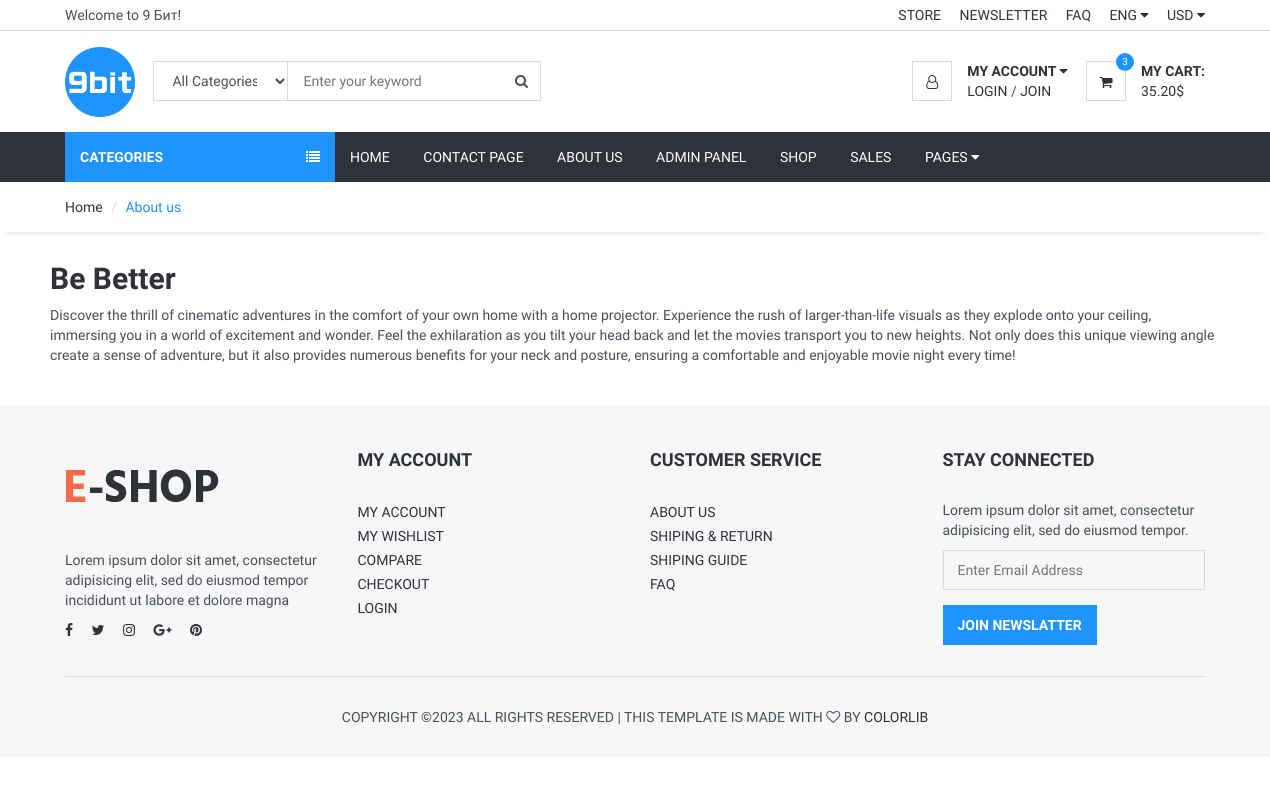
Screenshot of /aboutus/ with the database file from the repository.
### home/models.py (models this page shows, shortened)
class Setting(models.Model):
    STATUS = (
        ('True', 'True'),
        ('False', 'False'),
    )
    title = models.CharField(max_length=150)
    keywords = models.CharField(max_length=255)
    description = models.CharField(max_length=255)
    company = models.CharField(max_length=50)
    address = models.CharField(blank=True,max_length=100)
    phone = models.CharField(blank=True,max_length=15)
    fax = models.CharField(blank=True,max_length=15)
    email = models.CharField(blank=True,max_length=50)
    smtpserver = models.CharField(blank=True,max_length=50)
    smtpemail = models.CharField(blank=True,max_length=50)
    smtppassword = models.CharField(blank=True,max_length=10)
    smtpport = models.CharField(blank=True,max_length=5)
    icon = models.ImageField(blank=True,upload_to='images/')
    facebook = models.CharField(blank=True,max_length=50)
    instagram = models.CharField(blank=True,max_length=50)
    twitter = models.CharField(blank=True,max_length=50)
    youtube = models.CharField(blank=True, max_length=50)
    aboutus = RichTextField(blank=True)
    contact = RichTextField(blank=True)
    references = RichTextField(blank=True)
    status=models.CharField(max_length=10,choices=STATUS)
    create_at=models.DateTimeField(auto_now_add=True)
    update_at=models.DateTimeField(auto_now=True)

### home/views.py (the view)
# urls.py: path('aboutus/', views.aboutus, name='aboutus'),
def aboutus(request):
    setting = Setting.objects.filter(status=True).first()
    category = Category.objects.all()
    context = {'setting':setting, 'category':category}
    return render(request,'home/aboutus.html',context)

### home/templates/home/aboutus.html (shortened to what this page needs)
{% extends 'home/layout.html' %}
{% load static %}
{% block sidebar %}{% include 'home/sidebar.html' %}{% endblock %}
{% block content %}
	<div id="breadcrumb">
		<div class="container">
			<ul class="breadcrumb">
				<li><a href="{% url 'index' %}">Home</a></li>
				<li class="active">About us</li>
			</ul>
		</div>
	</div>
	<div class="section">
		<div class="container">
			<div class="row">
				{{ setting.aboutus|safe }}
			</div>
		</div>
	</div>
{% endblock %}
{% block foot %}{% include 'home/footer.html' %}{% endblock %}

### home/templates/home/header.html (shortened to what this page needs)
{% load static %}
{% load mptt_tags %}
<link rel="stylesheet" href="https://ajax.googleapis.com/ajax/libs/jqueryui/1.11.4/themes/smoothness/jquery-ui.css">
	<header>
		<div id="top-header">
			<div class="container">
				<div class="pull-left">
					<span> Welcome to {{ setting.company }}! </span>
				</div>
				<div class="pull-right">
					<ul class="header-top-links">
						<li><a href="#">Store</a></li>
						<li><a href="#">Newsletter</a></li>
						<li><a href="#">FAQ</a></li>
						<li class="dropdown default-dropdown">
							<a class="dropdown-toggle" data-toggle="dropdown" aria-expanded="true">ENG <i class="fa fa-caret-down"></i></a>
						</li>
						<li class="dropdown default-dropdown">
							<a class="dropdown-toggle" data-toggle="dropdown" aria-expanded="true">USD <i class="fa fa-caret-down"></i></a>
						</li>
					</ul>
				</div>
			</div>
		</div>
		<div id="header">
			<div class="container">
				<div class="pull-left">
					<div class="header-logo">
						<a class="logo" href="{% url 'index' %}">
							<img src="{{ setting.icon.url }}" alt="">
						</a>
					</div>
					<div class="header-search">
						<form method="POST" action="/search/">
							<input id="query" name="query" class="input search-input" type="text" placeholder="Enter your keyword">
							<select id="cat" name="cat" class="input search-categories">
								<option value="0">All Categories</option>
							</select>
							<button class="search-btn"><i class="fa fa-search"></i></button>
						</form>
					</div>
				</div>
				<div class="pull-right">
					<ul class="header-btns">
						<li class="header-account dropdown default-dropdown">
							<div class="dropdown-toggle" role="button" data-toggle="dropdown" aria-expanded="true">
								<div class="header-btns-icon">
									<i class="fa fa-user-o"></i>
								</div>
								<strong class="text-uppercase">My Account <i class="fa fa-caret-down"></i></strong>
							</div>
							<a href="#" class="text-uppercase">Login</a> / <a href="#" class="text-uppercase">Join</a>
						</li>
						<li class="header-cart dropdown default-dropdown">
							<a class="dropdown-toggle" data-toggle="dropdown" aria-expanded="true">
								<div class="header-btns-icon">
									<i class="fa fa-shopping-cart"></i>
									<span class="qty">3</span>
								</div>
								<strong class="text-uppercase">My Cart:</strong>
								<br>
								<span>35.20$</span>
							</a>
						</li>
					</ul>
				</div>
			</div>
		</div>
	</header>

### static/css/style.css (style rules this page uses)
body { font-family: 'Hind', sans-serif; color: #4A4E5A; overflow-x: hidden; }
h1, h2, h3, h4, h5, h6 { color: #30323A; margin: 0 0 10px; font-weight: 700; }
a { color: #30323A; -webkit-transition: 0.3s color; transition: 0.3s color; }
strong { color: #30323A; }
ul, ol { margin: 0; padding: 0; list-style: none }
.input { width: 100%; height: 40px; padding: 0px 15px; border: none; background-color: transparent; -webkit-box-shadow: 0px 0px 0px 1px #DADADA inset, 0px 0px 0px 5px transparent; box-shadow: 0px 0px 0px 1px #DADADA inset, 0px 0px 0px 5px transparent; -webkit-transition: 0.3s all; transition: 0.3s all; }
.section { padding-top: 30px; padding-bottom: 30px; }
#breadcrumb { -webkit-box-shadow: 0px 6px 6px -6px rgba(0, 0, 0, 0.175); box-shadow: 0px 6px 6px -6px rgba(0, 0, 0, 0.175); }
.breadcrumb { background-color: transparent; border: none; border-radius: 0px; padding: 15px 0px; margin: 0; }
.breadcrumb>.active { color: #1F93FF; }
.breadcrumb>li+li:before { color: #DADADA; }
#header { padding-top: 15px; padding-bottom: 15px; }
#top-header { padding-top: 5px; padding-bottom: 5px; border-bottom: 1px solid #DADADA; }
.header-top-links>li { display: inline-block; }
.header-top-links>li+li { margin-left: 15px; }
.header-top-links>li>a { cursor: pointer; text-transform: uppercase; }
.header-logo { display: inline-block; margin-right: 15px; }
.header-logo .logo>img { width: 100%; max-height: 70px; }
.header-search { display: inline-block; padding: 15px 0px; max-width: 400px; }
.header-search>form { position: relative; }
.header-search>form .search-input { padding-left: 150px; padding-right: 45px; }
.header-search>form .search-categories { position: absolute; left: 0px; top: 0px; width: 135px; }
.header-search>form .search-btn { position: absolute; top: 0px; right: 0px; width: 40px; height: 40px; background-color: transparent; border: none; }
.header-btns>li { display: inline-block; vertical-align: top; padding: 15px 0px; }
.header-btns>li+li { margin-left: 15px; }
.header-btns>li .header-btns-icon { position: relative; float: left; margin-right: 15px; width: 40px; height: 40px; line-height: 40px; text-align: center; color: #30323A; background-color: #FFF; border: 1px solid #DADADA; }
.header-btns .dropdown-toggle { display: block; cursor: pointer; }
.header-cart .header-btns-icon .qty { position: absolute; right: -9px; top: -9px; width: 18px; height: 18px; line-height: 18px; text-align: center; font-size: 10px; background: #1F93FF; color: #FFF; border-radius: 50%; }

### rows the page displays
Setting: company "9 Бит", icon (picture), aboutus "Be Better Discover the thrill of cinematic adventures in the comfort of your own home with a home projector. Experience the rush of larger-than-life visuals as they explode onto your ceiling, immersing you in a world of excitement and wonder. Feel the exhilaration as you tilt your head back and let the movies transport you to new heights. Not only does this unique viewing angle create a sense of adventure, but it also provides numerous benefits for your neck and posture, ensuring a comfortable and enjoyable movie night every time!"
